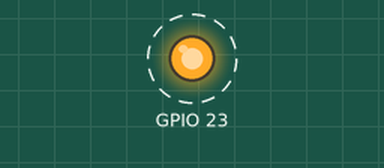
Bench run of a program on a simulated Raspberry Pi (BCM pin numbers). On the bench: output pins drawn as LEDs (lit = HIGH). Dashed ring = blinking.

Above: at 0.5 s.
Timing chart, 0 to 4.6 s (numbered marks = the images above):
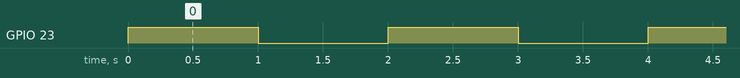

Measured:
- by itself, GPIO 23: alternates HIGH for 1.0 s and LOW for 1.0 s

The program:

BlinkLED__2_.py
```python
import RPi.GPIO as Blink_led
import time
Blink_led.setmode(Blink_led.BCM)
Blink_led.setup(23, Blink_led.OUT)
for counter in range(0,10000):
    Blink_led.output(23,True)
    time.sleep(1)
    Blink_led.output(23,False)
    time.sleep(1)
Blink_led.output(False)
```
